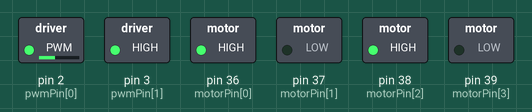
Simulated run of this sketch. Board: Arduino Mega 2560, built with avr-gcc and run on an emulated ATmega2560. Parts: switched loads named in the sketch (green lamp = pin HIGH).

Above: at 0.1 s.
Timing chart, 0 to 1.6 s (numbered marks = the images above):
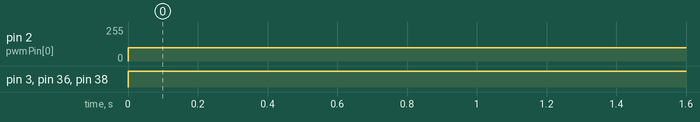

The sketch:

pwmMotor.ino
```cpp
const int motorPin[] = {36,37,38, 39};
const int pwmPin[] = {2,3};

void setup()
{
  pinMode(motorPin[0], OUTPUT);
  pinMode(motorPin[1], OUTPUT);
  pinMode(motorPin[2], OUTPUT);
  pinMode(motorPin[3], OUTPUT);
//  for(int i = 0; i < 4; i++)
//  {
//    pinMode(motorPin[i], OUTPUT);
//    if (i < 2)
//      pin
//  }
  pinMode(pwmPin[0], OUTPUT);
  pinMode(pwmPin[1], OUTPUT);
}

void loop()
{
  analogWrite(pwmPin[0], 100);
  analogWrite(pwmPin[1], 255);

  digitalWrite(motorPin[0], HIGH);
  digitalWrite(motorPin[1], LOW);
  digitalWrite(motorPin[2], HIGH);
  digitalWrite(motorPin[3], LOW);
}
```

Measured:
- by itself, pin 2 (pwmPin[0]): 0/255 → 100/255 at 0.00 s
- by itself, pin 3 (pwmPin[1]), pin 36 (motorPin[0]), pin 38 (motorPin[2]): LOW → HIGH at 0.00 s
